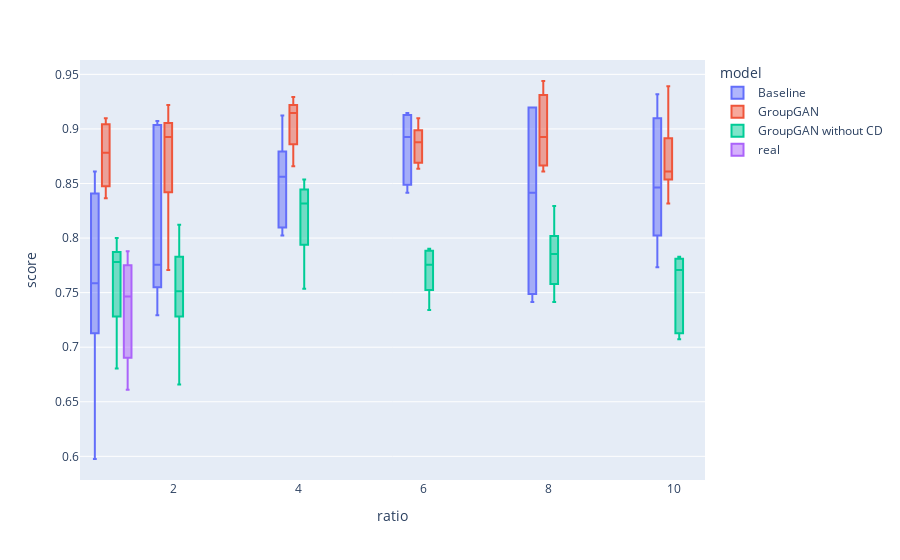

Notebook cell for this chart:
### Code cell
all_dfs_total_5.rename(columns={'index': 'model', 'variable_1': 'ratio'}, inplace=True)
all_dfs_total_5.rename(columns={'value': 'score'}, inplace=True)
fig = px.box(all_dfs_total_5, x='ratio', y='score', color='model')
fig

### Figure 1 — Plotly figure (JSON) as saved in the notebook; plotly's stock layout.template omitted (floating-point values rounded to 4 significant figures)
{"data": [{"alignmentgroup": "True", "hovertemplate": "model=Baseline<br>ratio=%{x}<br>score=%{y}<extra></extra>", "legendgroup": "Baseline", "marker": {"color": "#636efa"}, "name": "Baseline", "notched": false, "offsetgroup": "Baseline", "orientation": "v", "showlegend": true, "type": "box", "x": [1, 2, 4, 6, 8, 10, 1, 2, 4, 6, 8, 10, 1, 2, 4, 6, 8, 10, 1, 2, 4, 6, 8, 10, 1, 2, 4, 6, 8, 10], "x0": " ", "xaxis": "x", "y": [0.5976, 0.7634, 0.8122, 0.9122, 0.7512, 0.8122, 0.7585, 0.9073, 0.8561, 0.8512, 0.8415, 0.8463, 0.8341, 0.9024, 0.9122, 0.8927, 0.9195, 0.7732, 0.861, 0.7756, 0.8024, 0.8415, 0.9195, 0.9024, 0.7512, 0.7293, 0.8683, 0.9146, 0.7415, 0.9317], "y0": " ", "yaxis": "y"}, {"alignmentgroup": "True", "hovertemplate": "model=GroupGAN<br>ratio=%{x}<br>score=%{y}<extra></extra>", "legendgroup": "GroupGAN", "marker": {"color": "#EF553B"}, "name": "GroupGAN", "notched": false, "offsetgroup": "GroupGAN", "orientation": "v", "showlegend": true, "type": "box", "x": [1, 2, 4, 6, 8, 10, 1, 2, 4, 6, 8, 10, 1, 2, 4, 6, 8, 10, 1, 2, 4, 6, 8, 10, 1, 2, 4, 6, 8, 10], "x0": " ", "xaxis": "x", "y": [0.8366, 0.8927, 0.9146, 0.8634, 0.9439, 0.861, 0.9098, 0.9, 0.8927, 0.9098, 0.8927, 0.939, 0.9024, 0.7707, 0.8659, 0.8951, 0.861, 0.8756, 0.8512, 0.8659, 0.9195, 0.8878, 0.9268, 0.861, 0.878, 0.922, 0.9293, 0.8707, 0.8683, 0.8317], "y0": " ", "yaxis": "y"}, {"alignmentgroup": "True", "hovertemplate": "model=GroupGAN without CD<br>ratio=%{x}<br>score=%{y}<extra></extra>", "legendgroup": "GroupGAN without CD", "marker": {"color": "#00cc96"}, "name": "GroupGAN without CD", "notched": false, "offsetgroup": "GroupGAN without CD", "orientation": "v", "showlegend": true, "type": "box", "x": [1, 2, 4, 6, 8, 10, 1, 2, 4, 6, 8, 10, 1, 2, 4, 6, 8, 10, 1, 2, 4, 6, 8, 10, 1, 2, 4, 6, 8, 10], "x0": " ", "xaxis": "x", "y": [0.8, 0.7512, 0.8537, 0.7878, 0.8293, 0.7829, 0.778, 0.6659, 0.7537, 0.7902, 0.7415, 0.7707, 0.7829, 0.7732, 0.8073, 0.7756, 0.7634, 0.7146, 0.7439, 0.8122, 0.8415, 0.7585, 0.7927, 0.7805, 0.6805, 0.7488, 0.8317, 0.7341, 0.7854, 0.7073], "y0": " ", "yaxis": "y"}, {"alignmentgroup": "True", "hovertemplate": "model=real<br>ratio=%{x}<br>score=%{y}<extra></extra>", "legendgroup": "real", "marker": {"color": "#ab63fa"}, "name": "real", "notched": false, "offsetgroup": "real", "orientation": "v", "showlegend": true, "type": "box", "x": [1, 2, 4, 6, 8, 10, 1, 2, 4, 6, 8, 10, 1, 2, 4, 6, 8, 10, 1, 2, 4, 6, 8, 10, 1, 2, 4, 6, 8, 10], "x0": " ", "xaxis": "x", "y": [0.7, null, null, null, null, null, 0.7878, null, null, null, null, null, 0.7707, null, null, null, null, null, 0.661, null, null, null, null, null, 0.7463, null, null, null, null, null], "y0": " ", "yaxis": "y"}], "layout": {"boxmode": "group", "legend": {"title": {"text": "model"}, "tracegroupgap": 0}, "margin": {"t": 60}, "xaxis": {"anchor": "y", "domain": [0, 1], "title": {"text": "ratio"}}, "yaxis": {"anchor": "x", "domain": [0, 1], "title": {"text": "score"}}}}
